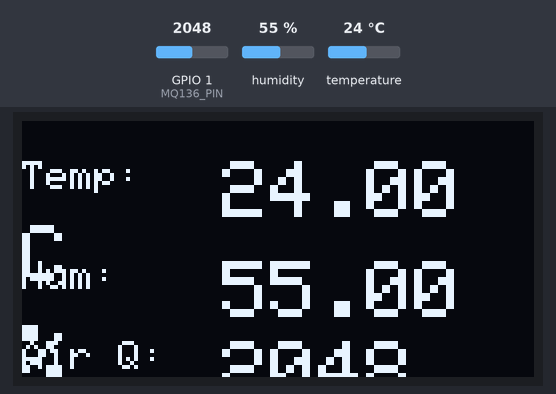
This sketch was run on a simulated ESP32. Parts: 128×64 one-colour display. The inputs (shaded band) are chosen by the test bench; at power-on: humidity 55 %, GPIO 1 (MQ136_PIN) = 2048, temperature 24 °C. WiFi joins after 1.5 s; servers stay silent unless stated; uploads are accepted with an empty reply; what the sketch prints to the serial monitor is not drawn.

Above: at 6.7 s.
6.8 s: humidity set to 22 %
At 11.8 s:
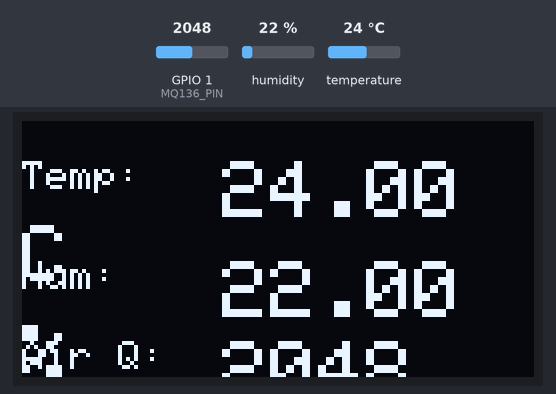
12.7 s: GPIO 1 (MQ136_PIN) set to 2866
At 17.2 s:
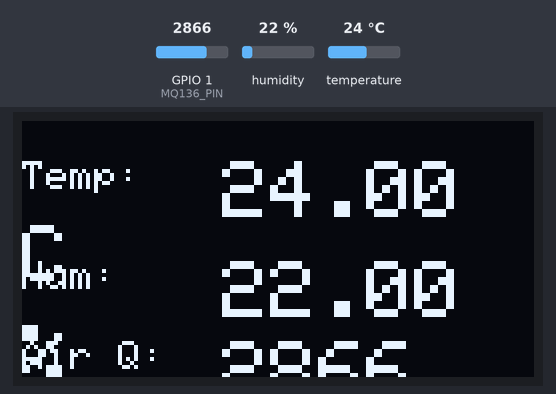
18.6 s: temperature set to 12 °C
At 22.6 s:
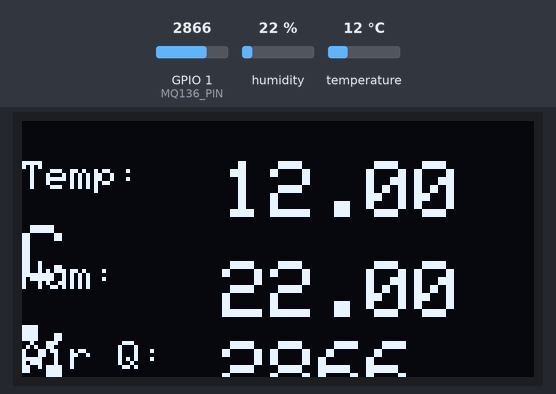
24.5 s: GPIO 1 (MQ136_PIN) set to 3603
At 27.9 s:
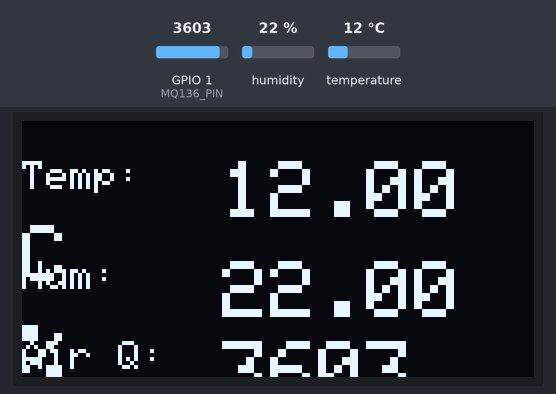
30.4 s: humidity set to 40 %
At 33.3 s:
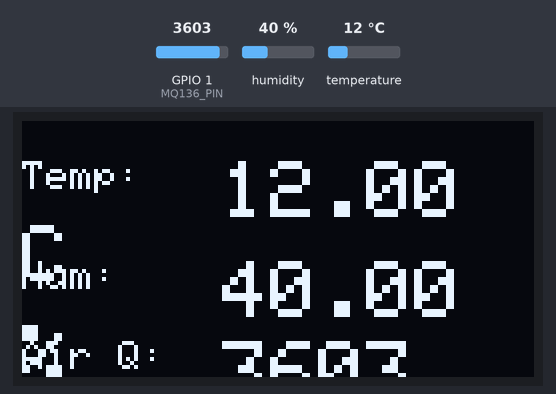
36.3 s: GPIO 1 (MQ136_PIN) set to 4095
At 38.7 s:
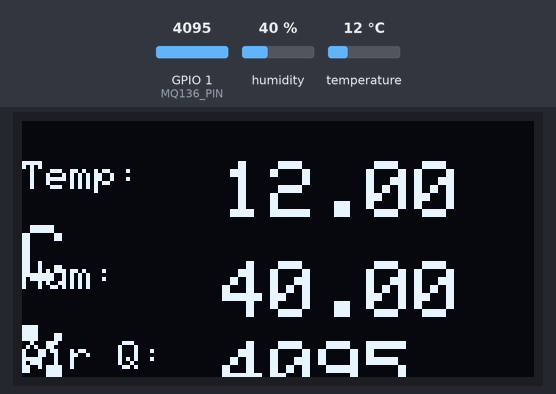
Timing chart, 0 to 40.2 s (numbered marks = the images above; inputs shaded):
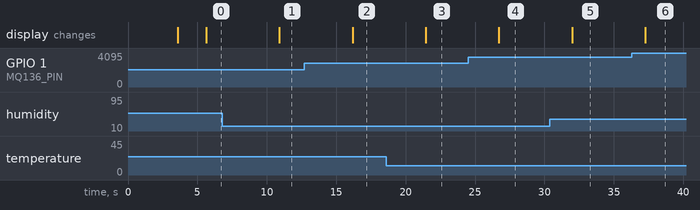

Measured:
- after the input at 6.8 s, the display: changes after 4.1 s (image 1)
- after the input at 12.7 s, the display: changes after 3.5 s (image 2)
- after the input at 18.6 s, the display: changes after 2.8 s (image 3)
- after the input at 24.5 s, the display: changes after 2.2 s (image 4)
- after the input at 30.4 s, the display: changes after 1.6 s (image 5)
- after the input at 36.3 s, the display: changes after 0.96 s (image 6)

The sketch:

env.ino
```cpp
#include <Wire.h>
#include <Adafruit_GFX.h>
#include <Adafruit_SSD1306.h>
#include <WiFi.h>
#include <HTTPClient.h>
#include <ArduinoJson.h>
#include <DHT.h>

// OLED display settings
#define SCREEN_WIDTH 128
#define SCREEN_HEIGHT 64
#define OLED_RESET    -1
#define SCREEN_ADDRESS 0x3C
Adafruit_SSD1306 display(SCREEN_WIDTH, SCREEN_HEIGHT, &Wire, OLED_RESET);

// WiFi parameters
#define WLAN_SSID       "KAMI"
#define WLAN_PASS       "toradora"

// Web server settings
const char* serverName = "http://192.168.0.102:3000"; // Your computer's IP address
const char* apiEndpoint = "/api/sensor-data";

// Sensor pins
#define DHTPIN 21
#define DHTTYPE DHT11
DHT dht(DHTPIN, DHTTYPE);

#define MQ136_PIN 1 // MQ-136 sensor connected to GPIO34

void setup() {
  Serial.begin(115200);
  Wire.begin(19, 18); // SDA -> GPIO19, SCL -> GPIO18

  if (!display.begin(SSD1306_SWITCHCAPVCC, SCREEN_ADDRESS)) {
    Serial.println(F("SSD1306 allocation failed"));
    for (;;);
  }
  displayStartupMessage();

  Serial.println(F("Connecting to WiFi"));
  WiFi.begin(WLAN_SSID, WLAN_PASS);
  while (WiFi.status() != WL_CONNECTED) {
    delay(500);
    Serial.print(".");
  }
  Serial.println("WiFi connected!");
  displayConnectingMessage();

  dht.begin();
}

void displayStartupMessage() {
  display.clearDisplay();
  display.setTextSize(1);
  display.setTextColor(WHITE);
  display.setCursor(10, 10);
  display.println("Environmental");
  display.setCursor(10, 20);
  display.println("Monitoring System");
  display.setCursor(10, 30);
  display.println("Home Version");
  display.setCursor(10, 40);
  display.println("Activating...");
  display.display();
  delay(2000);
}

void displayConnectingMessage() {
  display.clearDisplay();
  display.setCursor(10, 10);
  display.println("Connecting to");
  display.setCursor(10, 20);
  display.println("server...");
  display.display();
  delay(2000);
}

void displayData(float temp, float hum, int airQuality) {
  display.clearDisplay();
  display.setTextSize(1);
  display.setCursor(0, 10);
  display.println("Temp:");
  display.setCursor(50, 10);
  display.setTextSize(2);
  display.print(temp);
  display.println(" C");

  display.setTextSize(1);
  display.setCursor(0, 35);
  display.println("Hum:");
  display.setCursor(50, 35);
  display.setTextSize(2);
  display.print(hum);
  display.println(" %");

  display.setTextSize(1);
  display.setCursor(0, 55);
  display.println("Air Q:");
  display.setCursor(50, 55);
  display.setTextSize(2);
  display.print(airQuality);
  display.display();
}

void sendDataToServer(float temp, float hum, int airQuality) {
  if (WiFi.status() == WL_CONNECTED) {
    HTTPClient http;

    // Validate sensor readings
    if (isnan(temp) || isnan(hum)) {
      Serial.println("Invalid sensor readings, skipping send");
      return;
    }

    // Create JSON document
    StaticJsonDocument<200> doc;
    doc["temperature"] = round(temp * 10) / 10.0; // Round to 1 decimal place
    doc["humidity"] = round(hum * 10) / 10.0;     // Round to 1 decimal place
    doc["airQuality"] = airQuality;
    doc["soilMoisture"] = 0;
    doc["deviceId"] = "ESP32_EMS";  // Add device identifier
    doc["timestamp"] = millis();     // Add timestamp

    String jsonString;
    serializeJson(doc, jsonString);

    // Print debug information
    Serial.println("\n=== Attempting to send data ===");
    Serial.println("Server URL: " + String(serverName) + String(apiEndpoint));
    Serial.println("WiFi Status: " + String(WiFi.status()));
    Serial.println("Local IP: " + WiFi.localIP().toString());
    Serial.println("Gateway IP: " + WiFi.gatewayIP().toString());
    Serial.println("Signal Strength: " + String(WiFi.RSSI()) + " dBm");
    Serial.println("Data: " + jsonString);

    // Configure HTTP request
    http.begin(serverName + String(apiEndpoint));
    http.addHeader("Content-Type", "application/json");
    http.addHeader("User-Agent", "ESP32-EMS");

    // Send HTTP POST request with retry
    int maxRetries = 3;
    int retryCount = 0;
    int httpResponseCode = -1;

    while (retryCount < maxRetries && httpResponseCode <= 0) {
      Serial.println("Attempt " + String(retryCount + 1) + " of " + String(maxRetries));
      httpResponseCode = http.POST(jsonString);

      if (httpResponseCode > 0) {
        String response = http.getString();
        Serial.println("HTTP Response code: " + String(httpResponseCode));
        Serial.println("Response: " + response);
        break; // Success, exit retry loop
      } else {
        Serial.println("Error code: " + String(httpResponseCode));
        Serial.println("Error: " + http.errorToString(httpResponseCode));
        retryCount++;
        delay(1000);
      }
    }

    http.end();

    if (httpResponseCode <= 0) {
      Serial.println("All retry attempts failed");
      Serial.println("Trying to reconnect to WiFi...");
      WiFi.disconnect();
      delay(1000);
      WiFi.begin(WLAN_SSID, WLAN_PASS);
      delay(5000);
    }
  } else {
    Serial.println("WiFi Disconnected - Attempting to reconnect");
    WiFi.begin(WLAN_SSID, WLAN_PASS);
    delay(5000);
  }
}

void loop() {
  if (WiFi.status() != WL_CONNECTED) {
    Serial.println("Reconnecting to WiFi...");
    WiFi.begin(WLAN_SSID, WLAN_PASS);
    delay(5000);
    return;
  }

  float temp = dht.readTemperature();
  float hum = dht.readHumidity();
  int airQuality = analogRead(MQ136_PIN);

  // Check if any reads failed and exit early
  if (isnan(temp) || isnan(hum)) {
    Serial.println("Failed to read from DHT sensor!");
    return;
  }

  Serial.print("Temperature: "); Serial.print(temp); Serial.print("°C, ");
  Serial.print("Humidity: "); Serial.print(hum); Serial.print("%, ");
  Serial.print("Air Quality: "); Serial.println(airQuality);

  displayData(temp, hum, airQuality);
  sendDataToServer(temp, hum, airQuality);

  delay(5000); // Wait 5 seconds before next reading
} 
```
